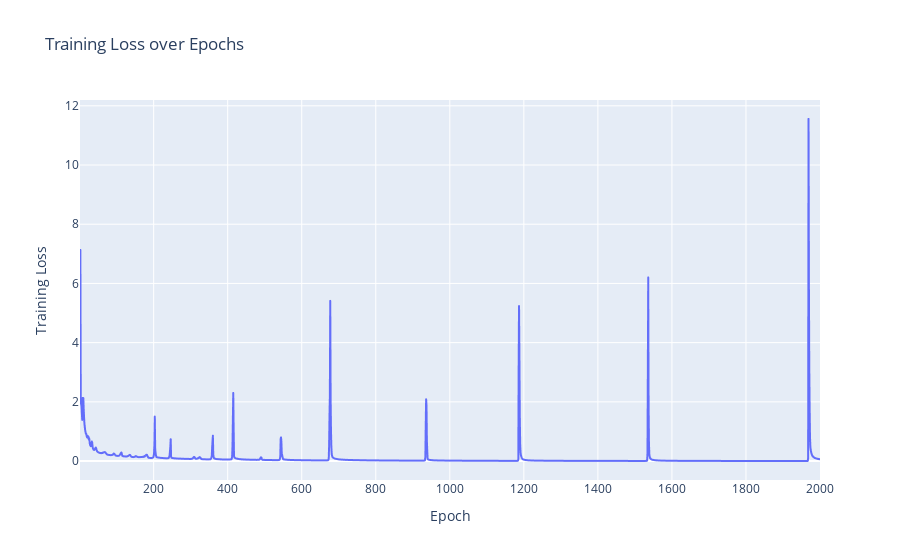

Write notebook code for a chart like this one.
### Code cell
px.line(x=np.arange(1, epochs+1), y=train_losses,
           labels={'x': 'Epoch', 'y': 'Training Loss'},
           title='Training Loss over Epochs').show()

### Figure 1 — Plotly figure (JSON) as saved in the notebook; plotly's stock layout.template omitted (floating-point values rounded to 4 significant figures; data arrays with more than 128 entries replaced by an {"elided": "..."} marker saying what was removed)
{"data": [{"hovertemplate": "Epoch=%{x}<br>Training Loss=%{y}<extra></extra>", "legendgroup": "", "line": {"color": "#636efa", "dash": "solid"}, "marker": {"symbol": "circle"}, "mode": "lines", "name": "", "showlegend": false, "type": "scattergl", "x": {"elided": "2000 int values"}, "xaxis": "x", "y": {"elided": "2000 float values"}, "yaxis": "y"}], "layout": {"autosize": true, "legend": {"tracegroupgap": 0}, "title": {"text": "Training Loss over Epochs"}, "xaxis": {"anchor": "y", "autorange": true, "domain": [0, 1], "range": [1, 2000], "title": {"text": "Epoch"}, "type": "linear"}, "yaxis": {"anchor": "x", "autorange": true, "domain": [0, 1], "range": [-0.64, 12.2], "title": {"text": "Training Loss"}, "type": "linear"}}}
